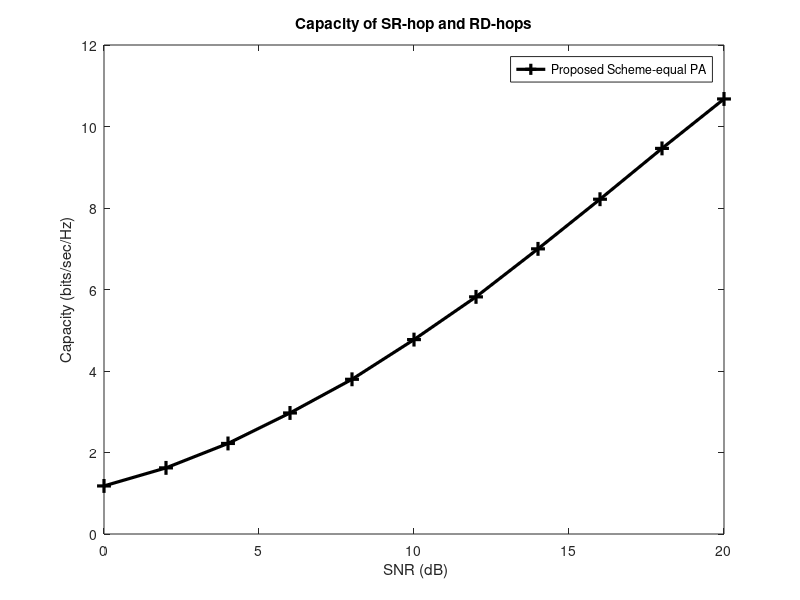

Reproduce this figure in MATLAB.
%%% Please cite this article "Half-Duplex and Full-Duplex Interference
%%% Mitigation in Relays Assisted Heterogeneous Network" PlosOne ID: PONE-D-22-34295
%by Moubachir Madani Fadoul and Chee-Onn Chow"

clearvars
close all
clc

% number of channel realization
It = 1000;
Ps=1; Pr=1;
% Number of transmit and receive antennas (2-4-6-6)or (2-6-2-4) or
% (2-2-4-6)- antt(2-4-6-4)
M=2;  % no. of antenas at source / destination 
Nr=4;  % receive antenna at relay
Mr=6;  % transmit antenna at the relay
Nd=4;  % transmit antenna at the relay
% SNR range in dB
% SNR = ratio between total transmit power and noise variance
SNRdBvalues =  [0:2:20]; %[-10:2:30];
Czf     = zeros(1,It);
Cmmse   = zeros(1,It);

SNRidx = 0;
for SNRdB=SNRdBvalues
    SNRdB
    SNRidx = SNRidx + 1;
    SNR=10^(SNRdB/10);
    
    % compute maximal achievable rate 
    for kk=1:It
        
        % generate channel realization
        HS1R1 = (randn(Nr,M)+j*randn(Nr,M))/sqrt(2);
        HR1D1 = ( randn(Nd,Mr) + j*randn(Nd,Mr))/sqrt(2);
        HR1 = ( randn(Nr,Mr) + j*randn(Nr,Mr))/sqrt(2);
        HR1R2 = ( randn(Nr,Mr) + j*randn(Nr,Mr))/sqrt(2);
        HR1D2 = ( randn(Nd,Mr) + j*randn(Nd,Mr))/sqrt(2);
         
        HS2R2 = ( randn(Nr,M) + j*randn(Nr,M))/sqrt(2);        
        HR2D2 = ( randn(Nd,Mr) + j*randn(Nd,Mr))/sqrt(2);
        HR2 = ( randn(Nr,Mr) + j*randn(Nr,Mr))/sqrt(2);
        HR2R1 = ( randn(Nr,Mr) + j*randn(Nr,Mr))/sqrt(2);
        HR2D1 = ( randn(Nd,Mr) + j*randn(Nd,Mr))/sqrt(2);  
         [U S V] = svd(HS1R1);
        [U1 S1 V1] = svd(HR1D1);
 %% Null at the relay tx 
  Wtu2=null(HR1R2); 
  Wt2=Wtu2';
  
 PSHRR2 =pinv(HR1);  
Wtu1=(PSHRR2*HR1R2*Wt2');  
Wt1=Wtu1';

% Null at the destination Rx 
 Wrd1=null(HR2D1); 
 Wrd2=null(HR1D2); 
  
%% Prpoposed Scheme -(S1-R1)i
            UU=(SNR/M *HS1R1*HS1R1');
%               RR=SNR/Mr *(Wr1'*HR1'*HR1*Wr1);  %RSI ->becomes zero
%               YY=SNR/Mr *(Wr1'*HR2D1'*Wt2'*Wt2*HR2D1*Wr1');  %RDI  ->zeros          
           %  CS1R1(kk)=real(log2(det(eye(M)+(AA/RR+YY))));  %(1:2,1:2)
         CS1R1(kk)=real(log2(det(eye(Nr)+(UU))));  
%  Prpoposed Scheme of-(Ri-Di) 
         PP=SNR/Mr* Wrd1'*HR1D1'*HR1D1*Wrd1;
%          YY=SNR/Mr *(Wr1'*HR2D1*Wt2'*Wt2*HR2D1'*Wr1);  %RDI  ->zeros 
        CR1D1(kk)=real(log2(det(eye(M)+(PP))));
     
        %% Prpoposed Scheme -(S2-R2)j
            AA=(SNR/M *HS2R2*HS2R2');
            DR=SNR/Mr *(HR1*Wt2'*Wt2*HR1');  %RSI ->becomes zero
%               YY=SNR/Mr *(Wr1'*HR2D1'*Wt2'*Wt2*HR2D1*Wr1');  %RDI  ->zeros          
           %  CS1R1(kk)=real(log2(det(eye(M)+(AA/RR+YY))));  %(1:2,1:2)
         CS2R2(kk)=real(log2(det(eye(Nr)+(AA))));  
         
%  Prpoposed Scheme of-(R-D) 
         DP=SNR/Mr* Wrd2'*HR2D1'*HR2D1*Wrd2;
%          YY=SNR/Mr *(Wr1'*HR2D1*Wt2'*Wt2*HR2D1'*Wr1);  %RDI  ->zeros 
        CR2D2(kk)=real(log2(det(eye(M)+(DP))));
          end
            
     % min
        CAPS1RD1=min(CS1R1,CR1D1); %Proposed Scheme -eq.(15)
        CAPS2RD2=min(CS2R2,CR2D2); %Proposed Scheme -eq.(15)
        CAPSRD=min(CAPS1RD1,CAPS2RD2); 

    % average over all channel realizations for a given SNR value
    CAPS1R1D1(SNRidx)  = mean(CAPSRD);
        
end

% plot
figure(1)

 plot(SNRdBvalues, CAPS1R1D1,'k-+','linewidth',2.3, 'MarkerSize',10)
 
title('Capacity of SR-hop and RD-hops')
xlabel(' SNR (dB)') %\rho
ylabel('Capacity (bits/sec/Hz)')
 legend('Proposed Scheme-equal PA')
